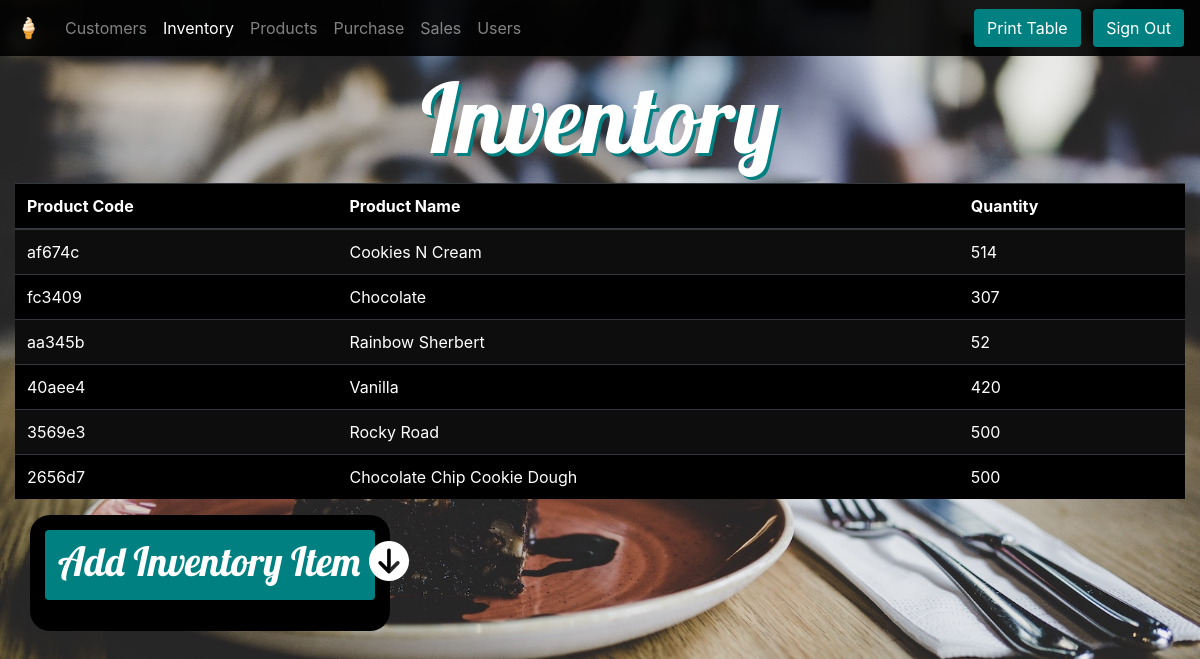
The app's page /models/inventory.php (signed in) with its own data.
### tables this page shows
CREATE TABLE `currentstocks` (
  `product_id` int(11) NOT NULL,
  `quantity` int(11) NOT NULL
);

CREATE TABLE `products` (
  `product_id` int(11) NOT NULL,
  `productcode` varchar(100) NOT NULL,
  `productname` varchar(50) NOT NULL,
  `costprice` double NOT NULL,
  `sellingprice` double NOT NULL,
  `brand` varchar(50) NOT NULL
);

### models/inventory.php (the view, shortened to what this page needs)
<?php
include('../login/session.php');
?>
<html>
<head>
    <?php echo file_get_contents("../components/bootstrap-css.html"); ?>
    <link rel="stylesheet" type="text/css" href="../style.css">
</head>
<body>
<?php
echo file_get_contents("../components/navbar.html")
?>
<div id="dashboard-homepage" class="container-fluid">
	<div class="row">
		<div id="dashboard-header" class="col-12">
			<h1 class="minty-text">Inventory</h1>
		</div>
	</div>
	<div id="areaToPrint">
		<table class="table table-striped table-dark icetrack-table">
			<thead>
			<tr>
				<th scope="col">Product Code</th>
				<th scope="col">Product Name</th>
				<th scope="col">Quantity</th>
			</tr>
			</thead>
			<tbody>
			<?php
            $query = "SELECT pn.productcode, pn.productname, qu.quantity FROM `products` as pn NATURAL JOIN currentstocks as qu";
			if ($result = mysqli_query($db, $query)) {
				while ($row = mysqli_fetch_assoc($result)) {
					echo '<tr>';
					echo '<td>' . $row["productcode"] . '</td>';
					echo '<td>' . $row["productname"] . '</td>';
					echo '<td>' . $row["quantity"] . '</td>';
					echo '</tr>';
				}
			}
			?>
			</tbody>
		</table>
	</div>
    <div class="container-fluid icetrack-form-div">
        <div class="row">
            <div class="col-4">
                <form method="post">
                    <div class="form-group">
	                    <button class="btn minty-button minty-dropdown-button btn-block" type="button" data-toggle="collapse" data-target="#collapseExample" aria-expanded="false" aria-controls="collapseExample">
		                    <h1>Add Inventory Item <i class="fa fa-arrow-circle-down" aria-hidden="true"></i></h1>
	                    </button>
                    </div>
                </form>
            </div>
			<div class="col-4"></div>
			<div class="col-4">
			</div>
        </div>
    </div>
</div>
</body>
</html>

### style.css (style rules this page uses)
html { overflow: hidden; height: 100%; }
body { margin: 0; padding: 0; background: url("./images/sabri-tuzcu-317828.jpg") no-repeat center center fixed; background-size: cover; height: 100%; overflow: auto; }
.minty-text { font-family: 'Lobster', sans-serif; color: white; text-shadow: 3px 3px teal; }
.minty-button { color: white; background-color: teal; }
.minty-dropdown-button { font-family: 'Lobster', sans-serif; }
#navbar-container { background-color: rgba(0, 0, 0, .90) !important; }
#dashboard-homepage { margin: 0 auto; padding-top: 5%; width: 100%; height: 100vh; }
#dashboard-header { text-align: center; font-size: 6em; }
#dashboard-header h1 { font-size: 1em; }
.icetrack-table { color: white; background-color: black; }
.icetrack-form-div form { padding: 15px; background-color: black; border-radius: 20px; color: white; }

### records on screen
currentstocks: product_id.productcode "af674c", product_id.productname "Cookies N Cream", quantity "514"
currentstocks: product_id.productcode "fc3409", product_id.productname "Chocolate", quantity "307"
currentstocks: product_id.productcode "aa345b", product_id.productname "Rainbow Sherbert", quantity "52"
currentstocks: product_id.productcode "40aee4", product_id.productname "Vanilla", quantity "420"
currentstocks: product_id.productcode "3569e3", product_id.productname "Rocky Road", quantity "500"
currentstocks: product_id.productcode "2656d7", product_id.productname "Chocolate Chip Cookie Dough", quantity "500"

### other values on screen
file_get_contents("../components/navbar.html") "🍦 Customers Inventory Products Purchase Sales Users Print Table Sign Out"
